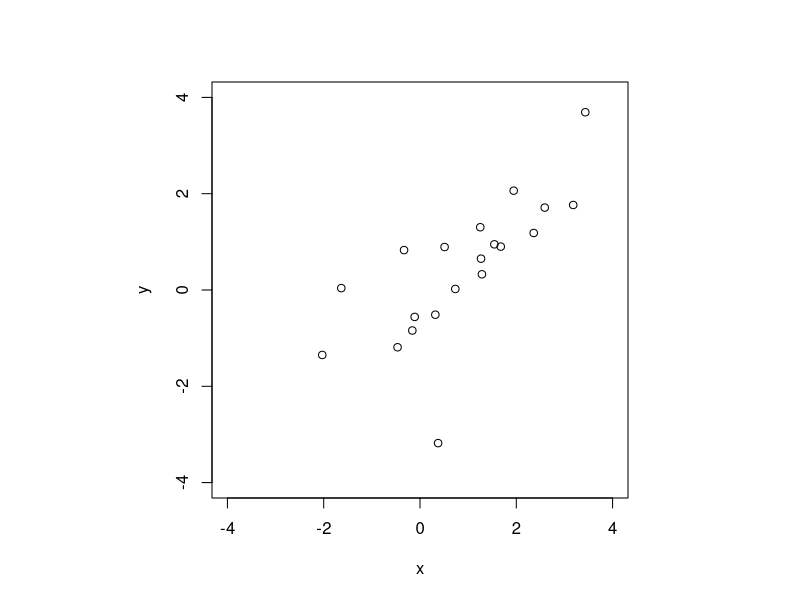
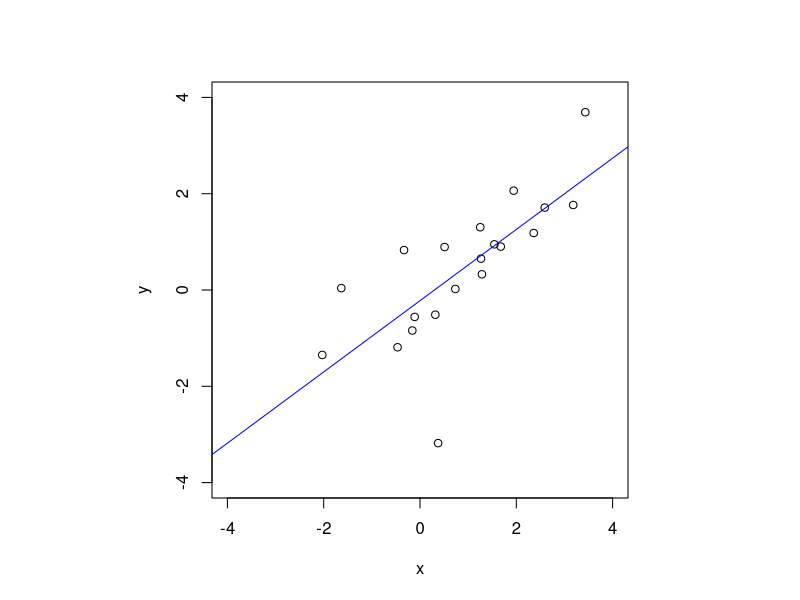
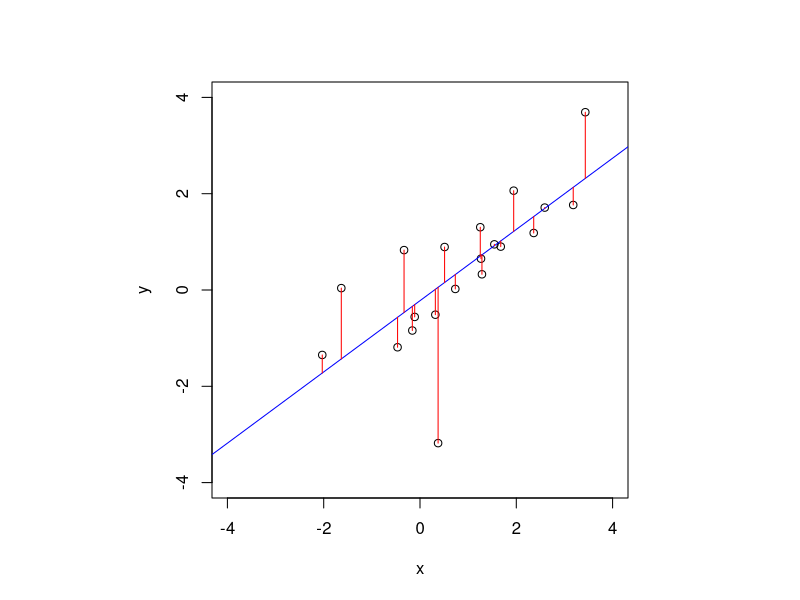
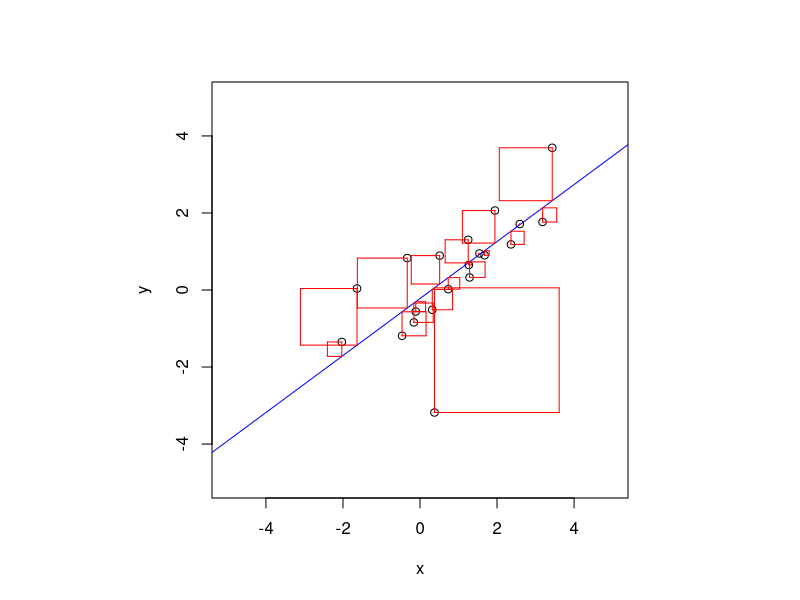
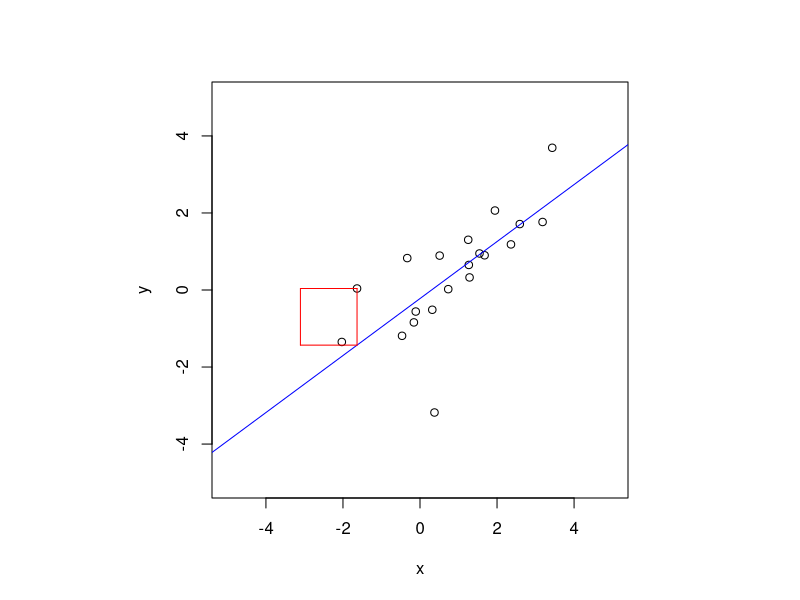

Here is the R script that generated these plots, in order:
## ---- chunk 1
set.seed(17)
n <- 20
x <- rnorm(n = n,
           sd = 2)
epsilon <- rnorm(n)
y <- x + epsilon
op <- par()
par(pty = "s")
plot(x = x,
     y = y,
     xlim = c(-4,4),
     ylim = c(-4,4))
## ---- chunk 2
mod_01 <- lm(y ~ x)
par(pty = "s")
plot(x = x,
     y = y,
     xlim = c(-4,4),
     ylim = c(-4,4))
abline(mod_01,
       col = "blue")
## ---- chunk 3
par(pty = "s")
plot(x = x,
     y = y,
     xlim = c(-4,4),
     ylim = c(-4,4))
abline(mod_01,
       col = "blue")
segments(x0 = x,
         y0 = y,
         x1 = x,
         y1 = mod_01$fitted.values,
         col = "red")
## ---- chunk 4
par(pty = "s")
plot(x = x,
     y = y,
     xlim = c(-5,5),
     ylim = c(-5,5))
abline(mod_01,
       col = "blue")
segments(x0 = c(x,
                x,
                x - mod_01$residuals,
                x - mod_01$residuals),
         y0 = c(y,
                mod_01$fitted.values,
                mod_01$fitted.values,
                y),
         x1 = c(x,
                x - mod_01$residuals,
                x - mod_01$residuals,
                x),
         y1 = c(mod_01$fitted.values,
                mod_01$fitted.values,
                y,
                y),
         col = "red")
## ---- chunk 5
par(pty = "s")
plot(x = x,
     y = y,
     xlim = c(-5,5),
     ylim = c(-5,5))
abline(mod_01,
       col = "blue")
segments(x0 = c(x[4],
                x[4],
                x[4] - mod_01$residuals[4],
                x[4] - mod_01$residuals[4]),
         y0 = c(y[4],
                mod_01$fitted.values[4],
                mod_01$fitted.values[4],
                y[4]),
         x1 = c(x[4],
                x[4] - mod_01$residuals[4],
                x[4] - mod_01$residuals[4],
                x[4]),
         y1 = c(mod_01$fitted.values[4],
                mod_01$fitted.values[4],
                y[4],
                y[4]),
         col = "red")
